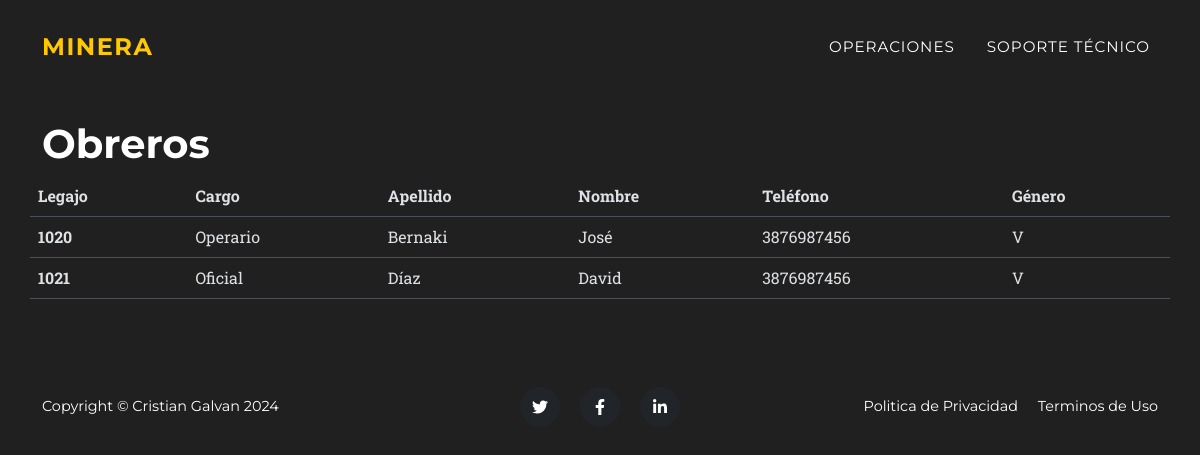
Before: /obreros/ with the older database file.
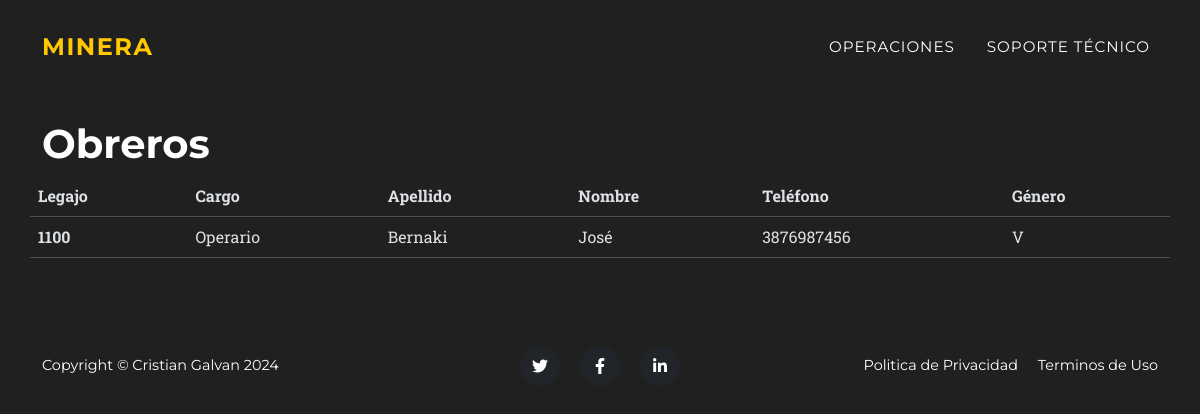
After: the same page with the newer database file.
### app1/models.py (models this page shows, shortened)
class obreros(models.Model):
    legajo = models.CharField(max_length=4, null=False, verbose_name='Legajo')
    cargo = models.ForeignKey(tipo_cargo, on_delete=models.CASCADE, blank=True, null=True)
    dni = models.CharField(max_length=8, null=False, verbose_name='DNI')
    nombre = models.CharField(max_length=20, null=False, verbose_name='Nombre')
    apellido = models.CharField(max_length=20, null=False, verbose_name='Apellido')
    tel = models.CharField(max_length=10, null=False, verbose_name='Teléfono')
    géneros = [('V', 'Varón'),('M', 'Mujer'),]
    género = models.CharField(max_length=1, choices=géneros)
    class Meta:
        db_table = 'obrero'
        verbose_name = 'obrero'
        verbose_name_plural = 'Obreros'

class tipo_cargo(models.Model):
    nombre_cargo = models.CharField(max_length=20, null=False, verbose_name='Nombre_Cargo')
    descripción = models.CharField(max_length=100, null=False, verbose_name='Descripción')
    def __str__(self):
        return '%s'%(self.nombre_cargo)
    class Meta:
        db_table = 'tipo_cargo'
        verbose_name = 'tipo_cargo'
        verbose_name_plural = 'Tipos de Cargos'

### app1/views.py (the view)
# urls.py: path('obreros/',views.obreros_vista, name='obreros'),
def obreros_vista(request):
    o = obreros.objects.all()
    lista={'obreros':o}
    return render(request, 'obreros.html',lista)

### app1/templates/obreros.html (shortened to what this page needs)
{% extends "padre.html" %}
{% load static %}
{% block content %}
<br><br><br>
<div class="py-5">
  <div class="container">
    <div class="row align-items-center">
      <h1>Obreros</h1>
      <table class="table">
        <thead>
        <tr>
            <th scope="col">Legajo</th>
            <th scope="col">Cargo</th>
            <th scope="col">Apellido</th>
            <th scope="col">Nombre</th>
            <th scope="col">Teléfono</th>
            <th scope="col">Género</th>
        </tr>
        </thead>
        <tbody>
        {% for o in obreros %}
        <tr>
            <th scope="row">{{o.legajo}}</th>
            <td>{{o.cargo}}</td>
            <td>{{o.apellido}}</td>
            <td>{{o.nombre}}</td>
            <td>{{o.tel}}</td>
            <td>{{o.género}}</td>
        </tr>
        {% endfor %}
        </tbody>
    </table>
    </div>
  </div>
</div>
{% endblock %}

### app1/templates/padre.html (shortened to what this page needs)
<!DOCTYPE html>
<html lang="en">
{% load static%}
<head>
    <link rel="stylesheet" href="{% static 'css/bootstrap.min.css' %}">
            <link href="{% static 'css/styles.css' %}" rel="stylesheet" />
            <link href="{% static 'css/estilos.css' %}" rel="stylesheet" >
</head>
<body data-bs-theme="dark">
    <nav class="navbar navbar-expand-lg navbar-dark fixed-top" id="mainNav">
        <div class="container">
            <a class="navbar-brand" href="{% url 'inicio' %}">MINERA</a>
            <div class="collapse navbar-collapse" id="navbarResponsive">
                <ul class="navbar-nav text-uppercase ms-auto py-4 py-lg-0">
                    <li class="nav-item"><a class="nav-link" href="{% url 'inicio' %}#operaciones">Operaciones</a></li>
                    <li class="nav-item"><a class="nav-link" href="{% url 'soporte' %}">Soporte Técnico</a></li>
                </ul>
            </div>
        </div>
    </nav>
    {% block content %}
    {% endblock %}
<footer class="footer py-4">
    <div class="container">
        <div class="row align-items-center">
        <div class="col-lg-4 text-lg-start">Copyright &copy; Cristian Galvan 2024</div>
        <div class="col-lg-4 my-3 my-lg-0">
        <a class="btn btn-dark btn-social mx-2" href="#!" aria-label="Twitter"><i class="fab fa-twitter"></i></a>
        <a class="btn btn-dark btn-social mx-2" href="#!" aria-label="Facebook"><i class="fab fa-facebook-f"></i></a>
        <a class="btn btn-dark btn-social mx-2" href="#!" aria-label="LinkedIn"><i class="fab fa-linkedin-in"></i></a>
    </div>
    <div class="col-lg-4 text-lg-end">
        <a class="link-dark text-decoration-none me-3" href="{% url 'politica' %}">Politica de Privacidad</a>
        <a class="link-dark text-decoration-none" href="{% url 'terminos' %}">Terminos de Uso</a>
    </div>
        </div>
    </div>
</footer>
</body>
</html>

### app1/static/css/estilos.css (style rules this page uses)
body { color: rgb(255, 255, 255); background-color: rgb(32, 32, 32); }

Changed rows visible on the page:
removed obreros: legajo "1021", cargo "Oficial", apellido "Díaz", nombre "David", tel "3876987456", género "V"
changed obreros "Bernaki": legajo "1020" → "1100"
